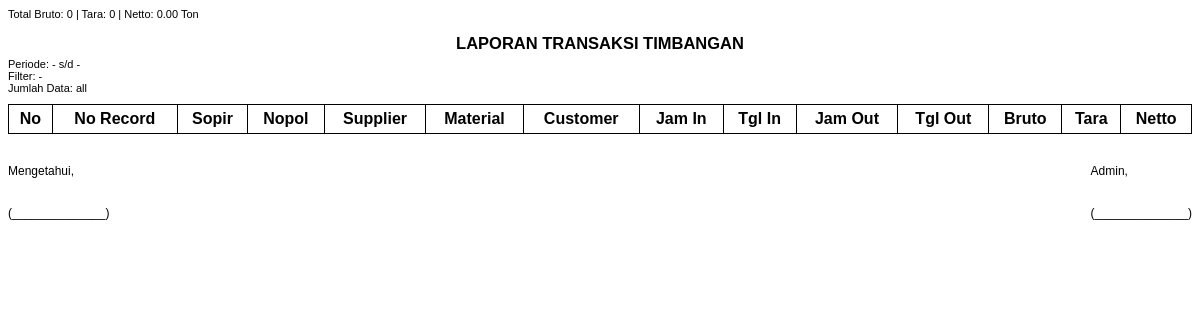
Before: /Dasboard/Laporan/Struktur.php with the older database file.
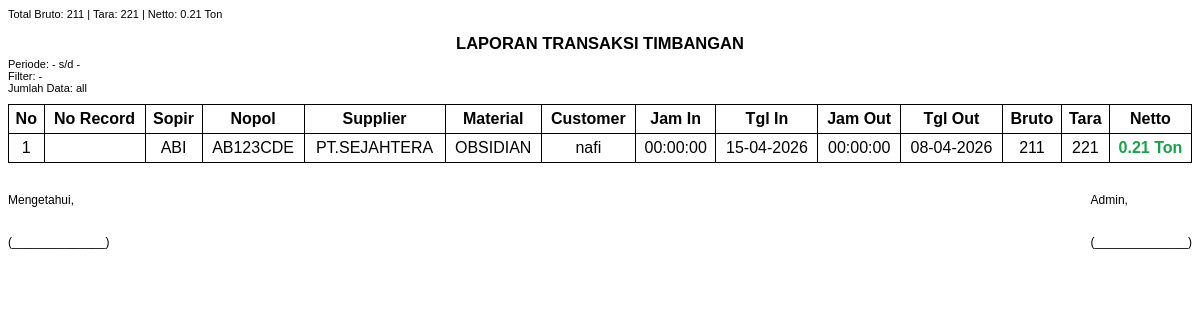
After: the same page with the newer database file.
### tables this page shows
CREATE TABLE `transaksi` (
  `id_transaksi` int(11) NOT NULL,
  `no_record` varchar(50) NOT NULL,
  `id_kendaraan` int(11) NOT NULL,
  `id_supplier` int(11) NOT NULL,
  `id_material` int(11) NOT NULL,
  `id_customers` int(11) NOT NULL,
  `id_in` int(11) NOT NULL,
  `id_out` int(11) NOT NULL,
  `bruto` decimal(10,2) DEFAULT NULL,
  `tara` decimal(10,2) DEFAULT NULL,
  `netto` decimal(10,2) DEFAULT NULL
);

CREATE TABLE `kendaraan` (
  `id_Kendaraan` int(11) NOT NULL,
  `Nopol` varchar(50) NOT NULL,
  `Sopir` varchar(100) NOT NULL
);

CREATE TABLE `supplier` (
  `id_Supplier` int(11) NOT NULL,
  `Nama_Supplier` varchar(50) NOT NULL,
  `Lokasi_Asal` varchar(50) NOT NULL,
  `Lokasi_Tujuan` varchar(50) NOT NULL
);

CREATE TABLE `material` (
  `id_Material` int(11) NOT NULL,
  `Kode` varchar(50) NOT NULL,
  `Material` varchar(50) NOT NULL
);

CREATE TABLE `customers` (
  `id_Customers` int(11) NOT NULL,
  `Customers` varchar(50) NOT NULL,
  `Keterangan` text DEFAULT NULL
);

### Dasboard/Laporan/Struktur.php (the view, shortened to what this page needs)
<?php
require_once '../../config.php';
$dari   = $_GET['dari'] ?? '';
$sampai = $_GET['sampai'] ?? '';
$search = $_GET['search'] ?? '';
$limit  = $_GET['limit'] ?? 'all';
$sql = "
SELECT
t.no_record,
k.Sopir,
k.Nopol,
s.Nama_Supplier,
m.Material,
c.Customers,
DATE_FORMAT(wi.tanggal_in,'%d-%m-%Y') as tgl_in,
TIME(wi.tanggal_in) as jam_in,
DATE_FORMAT(wo.tanggal_out,'%d-%m-%Y') as tgl_out,
TIME(wo.tanggal_out) as jam_out,
IFNULL(t.bruto,0) as bruto,
IFNULL(t.tara,0) as tara,
IFNULL(t.netto,0) as netto
FROM transaksi t
LEFT JOIN waktu_in wi ON t.id_in = wi.id_in
LEFT JOIN waktu_out wo ON t.id_out = wo.id_out
LEFT JOIN kendaraan k ON t.id_kendaraan = k.id_Kendaraan
LEFT JOIN supplier s ON t.id_supplier = s.id_Supplier
LEFT JOIN material m ON t.id_material = m.id_Material
LEFT JOIN customers c ON t.id_customers = c.id_Customers
WHERE 1=1
";
$sql .= " ORDER BY t.id_transaksi DESC";
$stmt = $pdo->prepare($sql);
$stmt->execute();
$data = $stmt->fetchAll(PDO::FETCH_ASSOC);
$total_sql = "SELECT
    SUM(t.bruto) as total_bruto,
    SUM(t.tara) as total_tara,
    SUM(t.netto) as total_netto
FROM transaksi t
LEFT JOIN waktu_in wi ON t.id_in = wi.id_in
LEFT JOIN waktu_out wo ON t.id_out = wo.id_out
LEFT JOIN kendaraan k ON t.id_kendaraan = k.id_Kendaraan
LEFT JOIN supplier s ON t.id_supplier = s.id_Supplier
LEFT JOIN material m ON t.id_material = m.id_Material
LEFT JOIN customers c ON t.id_customers = c.id_Customers
WHERE 1=1";
$total_stmt = $pdo->prepare($total_sql);
$total_stmt->execute();
$totals = $total_stmt->fetch(PDO::FETCH_ASSOC) ?: ['total_bruto' => 0, 'total_tara' => 0, 'total_netto' => 0];
?>
<div class="totals">
Total Bruto: <?= number_format($totals['total_bruto']) ?> |
Tara: <?= number_format($totals['total_tara']) ?> |
Netto: <?= number_format($totals['total_netto']/1000, 2) ?> Ton
</div>
<!DOCTYPE html>
<html>
<head>
</head>
<body onload="window.print()">
<h2>LAPORAN TRANSAKSI TIMBANGAN</h2>
<div class="info">
Periode: <?= $dari ?: '-' ?> s/d <?= $sampai ?: '-' ?><br>
Filter: <?= $search ?: '-' ?><br>
Jumlah Data: <?= $limit ?>
</div>
<table>
<tr>
<th>No</th>
<th>No Record</th>
<th>Sopir</th>
<th>Nopol</th>
<th>Supplier</th>
<th>Material</th>
<th>Customer</th>
<th>Jam In</th>
<th>Tgl In</th>
<th>Jam Out</th>
<th>Tgl Out</th>
<th>Bruto</th>
<th>Tara</th>
<th>Netto</th>
</tr>
<?php $no=1; foreach($data as $d): ?>
<tr>
<td><?= $no++ ?></td>
<td><?= $d['no_record'] ?></td>
<td><?= $d['Sopir'] ?></td>
<td><?= $d['Nopol'] ?></td>
<td><?= $d['Nama_Supplier'] ?></td>
<td><?= $d['Material'] ?></td>
<td><?= $d['Customers'] ?></td>
<td><?= $d['jam_in'] ?></td>
<td><?= $d['tgl_in'] ?></td>
<td><?= $d['jam_out'] ?></td>
<td><?= $d['tgl_out'] ?></td>
<td><?= number_format($d['bruto']) ?></td>
<td><?= number_format($d['tara']) ?></td>
<td class="netto"><?= number_format($d['netto']/1000,2) ?> Ton</td>
</tr>
<?php endforeach; ?>
</table>
<div class="footer">
<div>
Mengetahui,<br><br><br>
(______________)
</div>
<div>
Admin,<br><br><br>
(______________)
</div>
</div>
</body>
</html>

Changed rows visible on the page:
added transaksi: id_kendaraan.Sopir "ABI", id_kendaraan.Nopol "AB123CDE", id_supplier.Nama_Supplier "PT.SEJAHTERA", id_material.Material "OBSIDIAN", id_customers.Customers "nafi", jam_in "00:00:00", tgl_in "15-04-2026", jam_out "00:00:00", tgl_out "08-04-2026", bruto "211", tara "221", netto "0.21"
Other visible differences:
$totals['total_bruto']: "0" → "211"
$totals['total_tara']: "0" → "221"
$totals['total_netto']/1000: "0.00" → "0.21"
